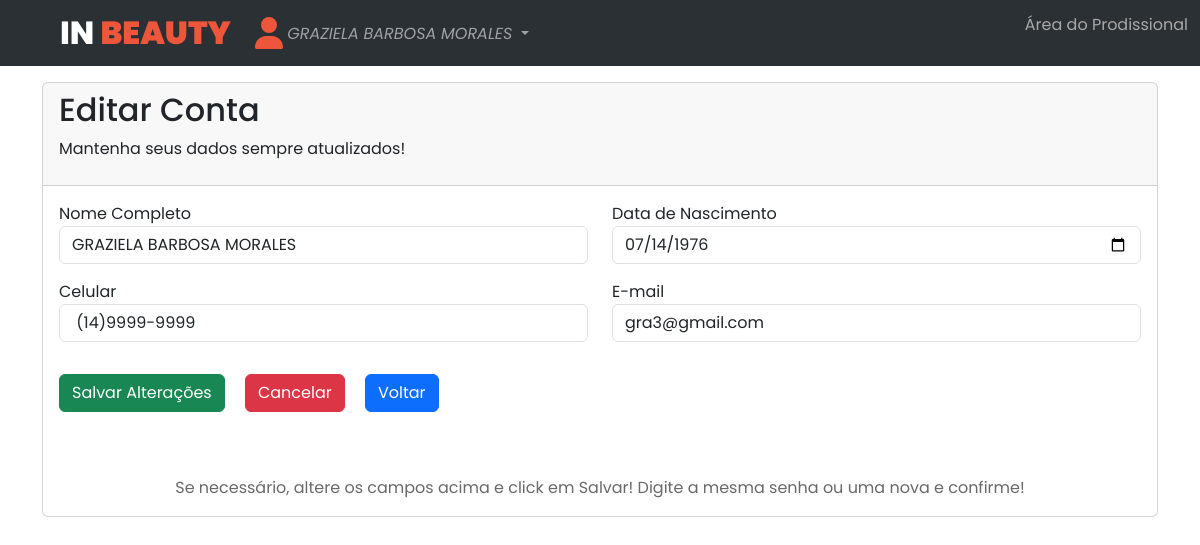
Screenshot of /index.php?controle=prestadorController&metodo=editarCadastro&id=16 (signed in) with the database file from the repository.
### tables this page shows
CREATE TABLE `prestador` (
  `idPrestador` int(11) NOT NULL,
  `Nome` varchar(100) NOT NULL,
  `DtNasc` date NOT NULL,
  `Celular` varchar(25) NOT NULL,
  `Email` varchar(50) NOT NULL,
  `Senha` varchar(100) NOT NULL,
  `Situacao` varchar(20) NOT NULL,
  `Tipo` varchar(15) NOT NULL
);

### controllers/PrestadorController.Class.php (called while the page is built, shortened)
<?php
    require_once "models/Conexao.Class.php";
    require_once "models/Prestador.Class.php";
    require_once "models/PrestadorDAO.Class.php";
    class PrestadorController{
        private $param;
		public function __construct()
		{
			$this->param = Conexao::getInstancia();
		}
		public function editarCadastro()
		{
			if(isset($_SESSION["idPrestador"])){
				$prestador = new Prestador(idPrestador:$_GET['id']);
				$prestadorDAO = new PrestadorDAO($this->param);
				$resp = $prestadorDAO->getPrestador($prestador);
			}
			require_once "views/formEditarPrestador.php";
		}
	}
?>

### models/Conexao.Class.php (called while the page is built, shortened)
<?php
	class Conexao
	{
		private static $db;
		public static function getInstancia()
		{
			if(empty(self::$db))
			{
				$parametros = "mysql:host=localhost;dbname=inbeautybd;charset=utf8mb4";
				try
				{
					self::$db = new PDO($parametros, "root", "");
				}
				catch(PDOException $e)
				{
					echo $e->getCode();
					echo $e->getMessage();
					die();
				}
			}
			return self::$db;
		}
	}
?>

### models/PrestadorDAO.Class.php (called while the page is built, shortened)
<?php
     class PrestadorDAO
     {
		public function getPrestador($prestador)
		{
			$sql = "SELECT * FROM prestador WHERE idPrestador =?";
			try
			{
				$stm = $this->conexao->prepare($sql);
				$stm->bindValue(1, $prestador->getIdPrestador());
				$stm->execute();
				$this->conexao = null;
				return $stm->fetchAll(PDO::FETCH_OBJ);
			}
			catch(PDOException $e)
			{
				$this->conexao = null;
				return "Erro! Problema ao selecionar prestador por id";
			}
		}
    }
?>

### models/Prestador.Class.php (called while the page is built, shortened)
<?php
    class Prestador
    {
            public function getIdPrestador()
            {
                        return $this->idPrestador;
            }
    }
?>

### views/formEditarPrestador.php (the view, shortened to what this page needs)
<?php
    require_once "headerPrestador.php";
    ?>
<html>
<body>
<div class="container">
    <div class="card mt-3">
        <div class="card-header">
            <h2>Editar Conta</h2>
            <p>Mantenha seus dados sempre atualizados!</p>
        </div>
        <div class="card-body">
            <form action="#" method="post">
                <div class="row">
                <?php
                    foreach($resp as $dado):
                ?>
                    <div class="col-6">
                        <label class="label" for="Nome">Nome Completo </label>
                        <input class="form-control" type="text" name="Nome"
                            value="<?php echo $dado->Nome; ?>" required>
                    </div>
                    <div class="col-6">
                        <label class="label" for="DtNasc">Data de Nascimento</label>
                        <input class="form-control" type="date" name="DtNasc"
                        value="<?php echo $dado->DtNasc; ?>" required>
                    </div>
                    <div class="col-6 mt-3">
                        <label class="label" for="Celular">Celular</label>
                        <input class="form-control" type="text" name="Celular" value=" <?php echo $dado->Celular; ?> " required>
                    </div>
                    <div class="col-6 mt-3">
                        <label class="label" for="Email">E-mail</label>
                        <input class="form-control" type="email" name="Email" value="<?php echo $dado->Email; ?>">
                    </div>
                <?php endforeach;?>
                </div>
                    <div class="col-12 mt-3">
                        <button type="submit" class="btn btn-success" name="action">Salvar Alterações</button>
                        <button type="reset" class="btn btn-danger ms-3">Cancelar</button>
                        <a class="btn btn-primary ms-3"href="index.php?controle=prestadorController&metodo=home">Voltar</a>
                    </div>
                </div>
                <p class="text-center mt-5" style="color:dimgrey">Se necessário, altere os campos acima e click em Salvar! Digite a mesma senha ou uma nova e confirme! </p>
        </div>
    </div>
</body>

### assets/css/style2.css (style rules this page uses)
html, body { font-family: 'Poppins', sans-serif; font-weight: 400; background-color: #fff; font-size: 16px; }

### rows the page displays
prestador: Nome "GRAZIELA BARBOSA MORALES", DtNasc "07/14/1976", Celular "(14)9999-9999", Email "gra3@gmail.com"

### other values shown
$_SESSION["Nome"] "GRAZIELA BARBOSA MORALES"
